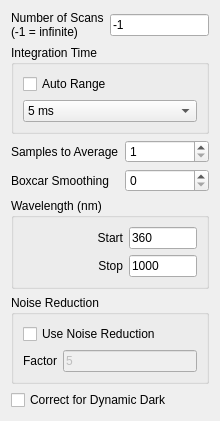
            <widget class="QWidget" name="page_3">
             <property name="geometry">
              <rect>
               <x>0</x>
               <y>0</y>
               <width>220</width>
               <height>396</height>
              </rect>
             </property>
             <attribute name="label">
              <string>Spectrometer Parameters</string>
             </attribute>
             <layout class="QGridLayout" name="gridLayout_4">
              <item row="1" column="0">
               <widget class="QGroupBox" name="groupBox_2">
                <property name="title">
                 <string>Integration Time</string>
                </property>
                <layout class="QGridLayout" name="gridLayout_5">
                 <item row="0" column="0">
                  <widget class="QCheckBox" name="AutoRangeCheckBox">
                   <property name="text">
                    <string>Auto Range</string>
                   </property>
                  </widget>
                 </item>
                 <item row="1" column="0">
                  <widget class="QComboBox" name="integrationTimeComboBox">
                   <property name="currentIndex">
                    <number>4</number>
                   </property>
                   <item>
                    <property name="text">
                     <string>1.1 ms</string>
                    </property>
                   </item>
                   <item>
                    <property name="text">
                     <string>2 ms</string>
                    </property>
                   </item>
                   <item>
                    <property name="text">
                     <string>3 ms</string>
                    </property>
                   </item>
                   <item>
                    <property name="text">
                     <string>4 ms</string>
                    </property>
                   </item>
                   <item>
                    <property name="text">
                     <string>5 ms</string>
                    </property>
                   </item>
                   <item>
                    <property name="text">
                     <string>6 ms</string>
                    </property>
                   </item>
                   <item>
                    <property name="text">
                     <string>8 ms</string>
                    </property>
                   </item>
                   <item>
                    <property name="text">
                     <string>10 ms</string>
                    </property>
                   </item>
                   <item>
                    <property name="text">
                     <string>15 ms</string>
                    </property>
                   </item>
                   <item>
                    <property name="text">
                     <string>25 ms</string>
                    </property>
                   </item>
                   <item>
                    <property name="text">
                     <string>35 ms</string>
                    </property>
                   </item>
                   <item>
                    <property name="text">
                     <string>45 ms</string>
                    </property>
                   </item>
                   <item>
                    <property name="text">
                     <string>65 ms</string>
                    </property>
                   </item>
                   <item>
                    <property name="text">
                     <string>100 ms</string>
                    </property>
                   </item>
                   <item>
                    <property name="text">
                     <string>130 ms</string>
                    </property>
                   </item>
                   <item>
                    <property name="text">
                     <string>190 ms</string>
                    </property>
                   </item>
                   <item>
                    <property name="text">
                     <string>260 ms</string>
                    </property>
                   </item>
                   <item>
                    <property name="text">
                     <string>375 ms</string>
                    </property>
                   </item>
                   <item>
                    <property name="text">
                     <string>500 ms</string>
                    </property>
                   </item>
                   <item>
                    <property name="text">
                     <string>750 ms</string>
                    </property>
                   </item>
                   <item>
                    <property name="text">
                     <string>1000 ms</string>
                    </property>
                   </item>
                   <item>
                    <property name="text">
                     <string>2000 ms</string>
                    </property>
                   </item>
                   <item>
                    <property name="text">
                     <string>4000 ms</string>
                    </property>
                   </item>
                  </widget>
                 </item>
                </layout>
               </widget>
              </item>
              <item row="7" column="0">
               <spacer name="verticalSpacer_2">
                <property name="orientation">
                 <enum>Qt::Vertical</enum>
                </property>
                <property name="sizeHint" stdset="0">
                 <size>
                  <width>20</width>
                  <height>40</height>
                 </size>
                </property>
               </spacer>
              </item>
              <item row="2" column="0">
               <layout class="QGridLayout" name="gridLayout_6">
                <item row="0" column="1">
                 <widget class="QSpinBox" name="samplesToAverageSpinBox">
                  <property name="minimum">
                   <number>1</number>
                  </property>
                 </widget>
                </item>
                <item row="0" column="0">
                 <widget class="QLabel" name="label_2">
                  <property name="text">
                   <string>Samples to Average</string>
                  </property>
                 </widget>
                </item>
                <item row="1" column="0">
                 <widget class="QLabel" name="label_5">
                  <property name="text">
                   <string>Boxcar Smoothing</string>
                  </property>
                 </widget>
                </item>
                <item row="1" column="1">
                 <widget class="QSpinBox" name="smoothingSpinBox">
                  <property name="maximum">
                   <number>50</number>
                  </property>
                 </widget>
                </item>
               </layout>
              </item>
              <item row="3" column="0">
               <widget class="QGroupBox" name="groupBox_3">
                <property name="title">
                 <string>Wavelength (nm)</string>
                </property>
                <layout class="QGridLayout" name="gridLayout_8">
                 <item row="0" column="0">
                  <layout class="QGridLayout" name="gridLayout_7">
                   <item row="0" column="1">
                    <widget class="QLineEdit" name="startWaveLineEdit">
                     <property name="inputMethodHints">
                      <set>Qt::ImhPreferNumbers</set>
                     </property>
                     <property name="text">
                      <string>360</string>
                     </property>
                    </widget>
                   </item>
                   <item row="1" column="1">
                    <widget class="QLineEdit" name="stopWaveLineEdit">
                     <property name="inputMethodHints">
                      <set>Qt::ImhPreferNumbers</set>
                     </property>
                     <property name="text">
                      <string>1000</string>
                     </property>
                    </widget>
                   </item>
                   <item row="0" column="0">
                    <widget class="QLabel" name="label_3">
                     <property name="sizePolicy">
                      <sizepolicy hsizetype="Fixed" vsizetype="Preferred">
                       <horstretch>0</horstretch>
                       <verstretch>0</verstretch>
                      </sizepolicy>
                     </property>
                     <property name="minimumSize">
                      <size>
                       <width>100</width>
                       <height>0</height>
                      </size>
                     </property>
                     <property name="text">
                      <string>Start</string>
                     </property>
                     <property name="alignment">
                      <set>Qt::AlignRight|Qt::AlignTrailing|Qt::AlignVCenter</set>
                     </property>
                    </widget>
                   </item>
                   <item row="1" column="0">
                    <widget class="QLabel" name="label_4">
                     <property name="text">
                      <string>Stop</string>
                     </property>
                     <property name="alignment">
                      <set>Qt::AlignRight|Qt::AlignTrailing|Qt::AlignVCenter</set>
                     </property>
                    </widget>
                   </item>
                  </layout>
                 </item>
                </layout>
               </widget>
              </item>
              <item row="6" column="0">
               <widget class="QCheckBox" name="dynamicDarkCheckBox">
                <property name="text">
                 <string>Correct for Dynamic Dark</string>
                </property>
               </widget>
              </item>
              <item row="5" column="0">
               <widget class="QGroupBox" name="groupBox_4">
                <property name="title">
                 <string>Noise Reduction</string>
                </property>
                <layout class="QGridLayout" name="gridLayout_9">
                 <item row="0" column="0">
                  <widget class="QCheckBox" name="noiseReductionCheckBox">
                   <property name="enabled">
                    <bool>true</bool>
                   </property>
                   <property name="text">
                    <string>Use Noise Reduction</string>
                   </property>
                  </widget>
                 </item>
                 <item row="1" column="0">
                  <layout class="QGridLayout" name="gridLayout_10">
                   <item row="0" column="1">
                    <widget class="QLineEdit" name="noiseReductionLineEdit">
                     <property name="enabled">
                      <bool>false</bool>
                     </property>
                     <property name="text">
                      <string>5</string>
                     </property>
                     <property name="placeholderText">
                      <string/>
                     </property>
                    </widget>
                   </item>
                   <item row="0" column="0">
                    <widget class="QLabel" name="label_6">
                     <property name="text">
                      <string>Factor</string>
                     </property>
                    </widget>
                   </item>
                  </layout>
                 </item>
                </layout>
               </widget>
              </item>
              <item row="0" column="0">
               <layout class="QGridLayout" name="gridLayout_11">
                <item row="0" column="0">
                 <widget class="QLabel" name="label">
                  <property name="text">
                   <string>Number of Scans
(-1 = infinite)</string>
                  </property>
                 </widget>
                </item>
                <item row="0" column="1">
                 <widget class="QLineEdit" name="numberOfScansLineEdit">
                  <property name="text">
                   <string>-1</string>
                  </property>
                 </widget>
                </item>
               </layout>
              </item>
             </layout>
            </widget>
